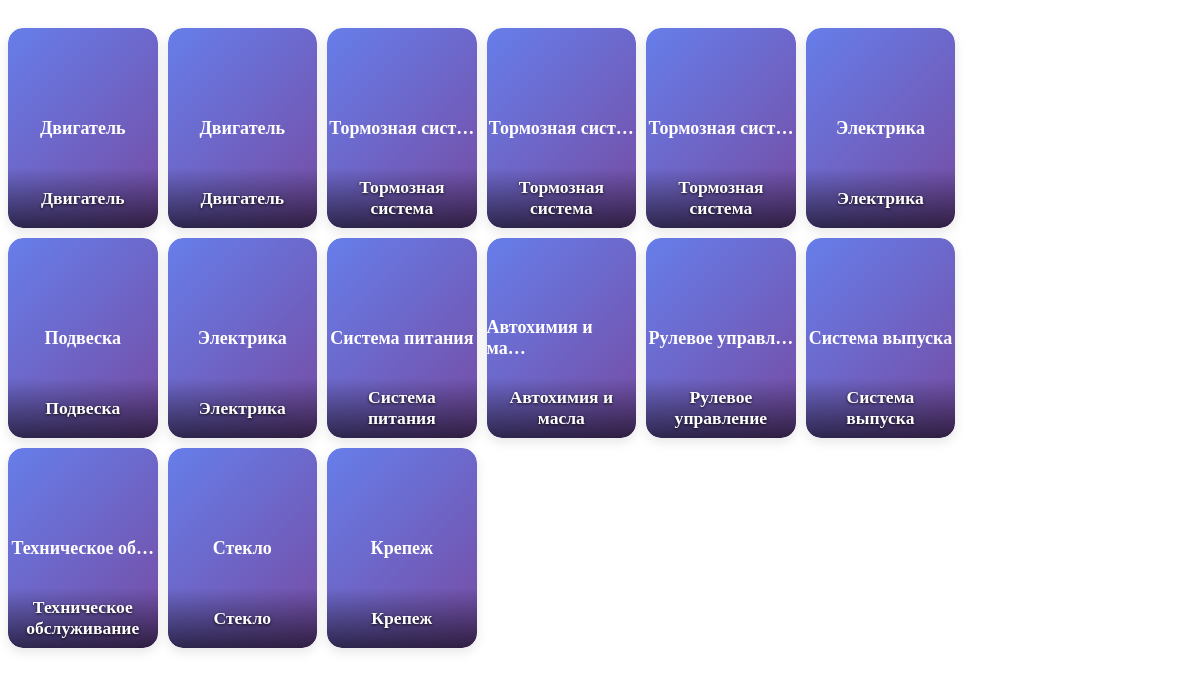
Page /categories/ (signed in) on the committed database.
### shop/models.py (models this page shows, shortened)
class BaseSlugModel(models.Model):
    name = models.CharField(_("Название"), max_length=100)
    slug = models.SlugField(_("URL"), max_length=100, unique=True, blank=True)
    class Meta:
        abstract = True

class Category(BaseSlugModel):
    SHOW_IN_CHOICES = [
        ('cars', _('Легковые автомобили')),
        ('trucks', _('Грузовики')),
        ('moto', _('Мототехника')),
        ('special', _('Спецтехника')),
        ('accessories', _('Аксессуары')),
        ('chemistry', _('Автохимия и масла')),
        ('tools', _('Инструменты')),
        ('tires', _('Шины и диски')),
        ('electrics', _('Автоэлектрика')),
        ('dlya-to', _('Для ТО')),
    ]
    parent = models.ForeignKey(
        'self',
        on_delete=models.CASCADE,
        null=True,
        blank=True,
        verbose_name=_("Родительская категория"),
        related_name='children'
    )
    show_in = models.CharField(
        _("Отображать в разделе"),
        max_length=20,
        choices=SHOW_IN_CHOICES,
        default='cars'
    )
    icon = models.CharField(
        _("Иконка"),
        max_length=50,
        blank=True,
        help_text=_("Название иконки из Bootstrap Icons")
    )
    image = models.ImageField(
        _("Изображение"),
        upload_to='categories/',
        null=True,
        blank=True
    )
    is_active = models.BooleanField(_("Активна"), default=True)
    description = models.TextField(_("Описание"), blank=True)
    order = models.PositiveIntegerField(_("Порядок сортировки"), default=0)
    slug = models.SlugField(max_length=100, unique=True, db_index=True)  # Оставляем unique=True
    show_brands = models.BooleanField(_("Показывать бренды"), default=False)
    class Meta:
        verbose_name = _("Категория")
        verbose_name_plural = _("Категории")
        ordering = ['order', 'name']
        indexes = [
            models.Index(fields=['show_in']),
            models.Index(fields=['is_active']),
            models.Index(fields=['slug', 'parent']),  # Индекс для быстрого поиска по slug+parent
        ]

### shop/views.py (the view)
# urls.py: path('categories/', views.category_list, name='category_list'),
def category_list(request):
    categories = Category.objects.filter(parent__isnull=True)
    return render(request, 'shop/category_list.html', {'categories': categories})

### cart/context_processors.py (called while the page is built)
def cart(request):
    if request.user.is_authenticated:
        cart, created = Cart.objects.get_or_create(user=request.user)
    else:
        if not request.session.session_key:
            request.session.create()
        cart, created = Cart.objects.get_or_create(session_key=request.session.session_key)
    return {'cart': cart}

### search/context_processors.py (called while the page is built)
def search_history(request):
    if request.user.is_authenticated:
        history = SearchQuery.get_user_history(user=request.user)
    else:
        history = SearchQuery.get_user_history(session_key=request.session.session_key)
    return {
        'search_history': history
    }

### search/models.py (called while the page is built)
    @classmethod
    def get_user_history(cls, user=None, session_key=None, limit=10):
        queryset = cls.objects.all()
        if user and user.is_authenticated:
            queryset = queryset.filter(user=user)
        elif session_key:
            queryset = queryset.filter(session_key=session_key, user__isnull=True)
        else:
            return cls.objects.none()
        return queryset.order_by('-created_at')[:limit]

### shop/context_processors.py (called while the page is built)
def favorites_count(request):
    try:
        if request.user.is_authenticated:
            favorites_count = Favorite.objects.filter(user=request.user).count()
        else:
            favorites = request.session.get('favorites', [])
            favorites_count = len(favorites)
        return {
            'favorites_count': favorites_count
        }
    except Exception as e:
        print(f"Error in favorites_count context processor: {e}")
        return {
            'favorites_count': 0
        }

def api_keys(request):
    return {
        'YANDEX_MAPS_API_KEY': getattr(settings, 'YANDEX_MAPS_API_KEY', ''),
        'DADATA_TOKEN': getattr(settings, 'DADATA_TOKEN', ''),
    }

### shop/templates/shop/category_list.html (shortened to what this page needs)
{% block content %}
<div class="category-grid">
    {% for category in categories %}
        {% if category.slug == 'dlya-to' or category.name == 'Для ТО' %}
            <a href="{% url 'shop:maintenance_selection' %}" class="category-card">
        {% else %}
            <a href="{% url 'shop:category' category.slug %}" class="category-card">
        {% endif %}
        {% if category.image %}
            {% if category.slug == ' gruzovye-avtomobili' or category.name == "Грузовые автомобили" %}
             <img src="{{ category.image.url }}" alt="{{ category.name }}" loading="lazy" >
            {% elif category.slug == ' spectehnika' or category.name == "Спецтехника" %}
              <img src="{{ category.image.url }}" alt="{{ category.name }}" loading="lazy" >
             {% else %}
                        <img src="{{ category.image.url }}" alt="{{ category.name }}" loading="lazy" >
            {%  endif%}
        {% else %}
            <div style="height: 200px; background: linear-gradient(135deg, #667eea 0%, #764ba2 100%); display: flex; align-items: center; justify-content: center; color: white; font-size: 18px; font-weight: 600; border-radius: 15px;">
                {{ category.name|truncatechars:15 }}
            </div>
        {% endif %}
        <div class="category-overlay">
            <div class="category-name">{{ category.name }}</div>
        </div>
        </a>
    {% endfor %}
</div>
{% endblock %}

### shop/templates/shop/category_list.html (style rules this page uses)
.category-grid { display: grid; width: 80%; grid-template-columns: repeat(6, 1fr); gap: 10px; padding: 20px 0; }
.category-card { position: relative; overflow: hidden; border-radius: 15px; box-shadow: 0 4px 12px rgba(0, 0, 0, 0.1); transition: transform 0.3s ease, box-shadow 0.3s ease; text-decoration: none; color: white; }
.category-overlay { position: absolute; bottom: 0; left: 0; right: 0; height: 60px; background: linear-gradient(to top, rgba(0, 0, 0, 0.6), transparent); display: flex; align-items: center; justify-content: center; padding: 0 10px; border-bottom-left-radius: 15px; border-bottom-right-radius: 15px; }
.category-name { font-size: 1.1rem; font-weight: 600; text-shadow: 0 1px 3px rgba(0, 0, 0, 0.8); text-align: center; }

### rows in the picture
Category: name "Двигатель"
Category: name "Двигатель"
Category: name "Тормозная сист…", name "Тормозная система"
Category: name "Тормозная сист…", name "Тормозная система"
Category: name "Тормозная сист…", name "Тормозная система"
Category: name "Электрика"
Category: name "Подвеска"
Category: name "Электрика"
Category: name "Система питания"
Category: name "Автохимия и ма…", name "Автохимия и масла"
Category: name "Рулевое управл…", name "Рулевое управление"
Category: name "Система выпуска"
Category: name "Техническое об…", name "Техническое обслуживание"
Category: name "Стекло"
Category: name "Крепеж"
